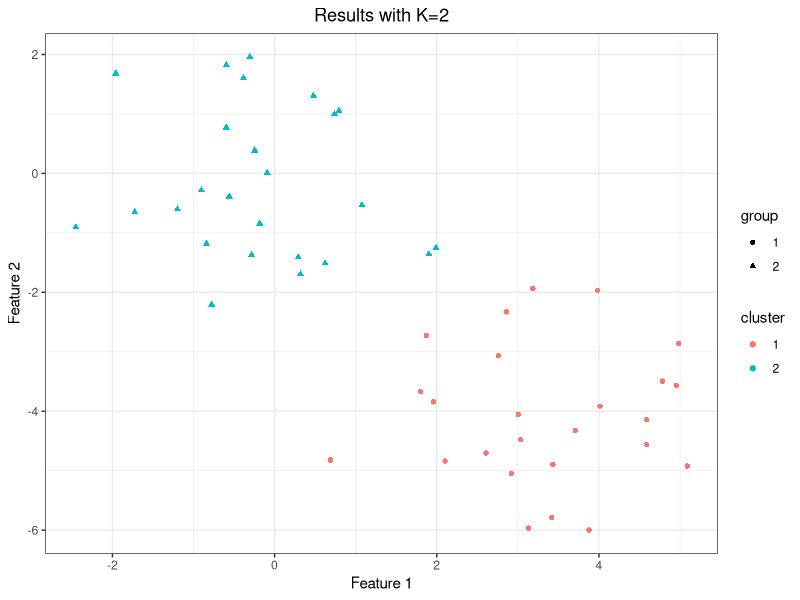
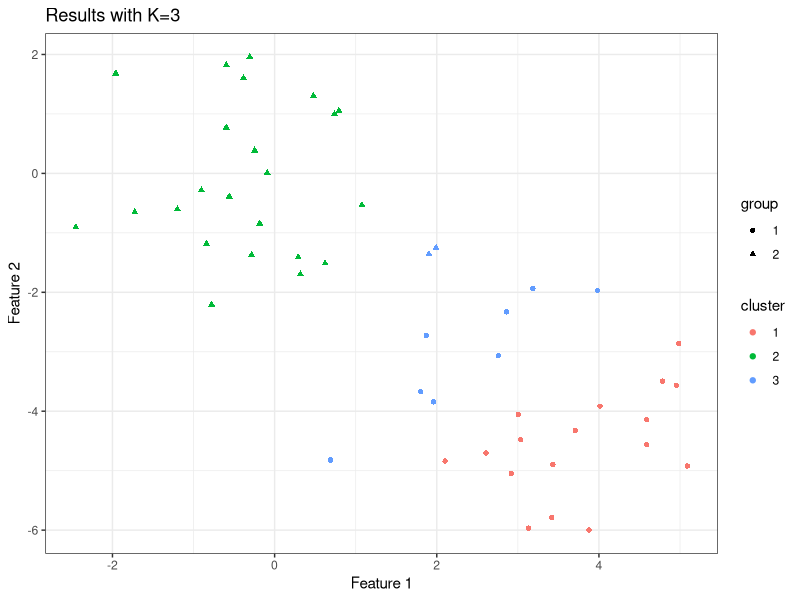

These figures' R source, in order:
## ---- chunk 1
knitr::opts_chunk$set(echo = TRUE)
## ---- chunk 2
x1 = c(5.1,3.5,1.3,0.2)
x2 = c(4.9,3.0,1.4,0.2)
x3 = c(4.7,3.2,1.3,0.2)

sqrt(sum((x1-x2)^2))
sqrt(sum((x1-x3)^2))
## ---- chunk 3
set.seed(2)
x = matrix(rnorm(50*2), ncol=2)
x[1:25,1] = x[1:25, 1] + 3
x[1:25, 2] = x[1:25, 2] -4
#create a dataset split into two clusters by changing mean vectors of 25 obs. at a time.
## ---- chunk 4
km.out=kmeans(x,2,nstart=20)
km.out
# create new data.frame with "group" and "cluster"
y = data.frame(x); colnames(y)=c("X1","X2")
y$group = factor(rep(c(1,2),each=25))
y$cluster=factor(km.out$cluster)
library(ggplot2)
p = ggplot(y,aes(X1,X2)) + geom_point(aes(shape=group,color=cluster)) + xlab("Feature 1")+ylab("Feature 2") + ggtitle("Results with K=2")+theme_bw() + theme(plot.title = element_text(hjust = 0.5))
p
## ---- chunk 5
set.seed(4)
km.out3 =kmeans(x,3,nstart=20)
# show the 3 centroids
km.out3$centers
# create new data.frame with "group" and "cluster"
y = data.frame(x); colnames(y)=c("X1","X2")
y$group = factor(rep(c(1,2),each=25))
y$cluster=factor(km.out3$cluster)
p = ggplot(y,aes(X1,X2))+geom_point(aes(shape=group,color=cluster))+xlab("Feature 1")+ylab("Feature 2")+ggtitle("Results with K=3")+theme_bw()
p
## ---- chunk 6
set.seed(3)
km.out = kmeans(x, 3, nstart = 1)
km.out=kmeans(x,3,nstart=1)
km.out$tot.withinss
km.out=kmeans(x,3,nstart=20)
km.out$tot.withinss
## ---- chunk 7
library(cluster)
set.seed(3.14)
gap = clusGap(iris[,1:2], kmeans, K.max = 10, B = 250, nstart = 20, iter.max = 20)
gap$tab
k = maxSE(gap$Tab[, "gap"], gap$Tab[, "SE.sim"], method="Tibs2001SEmax")
print(k)
